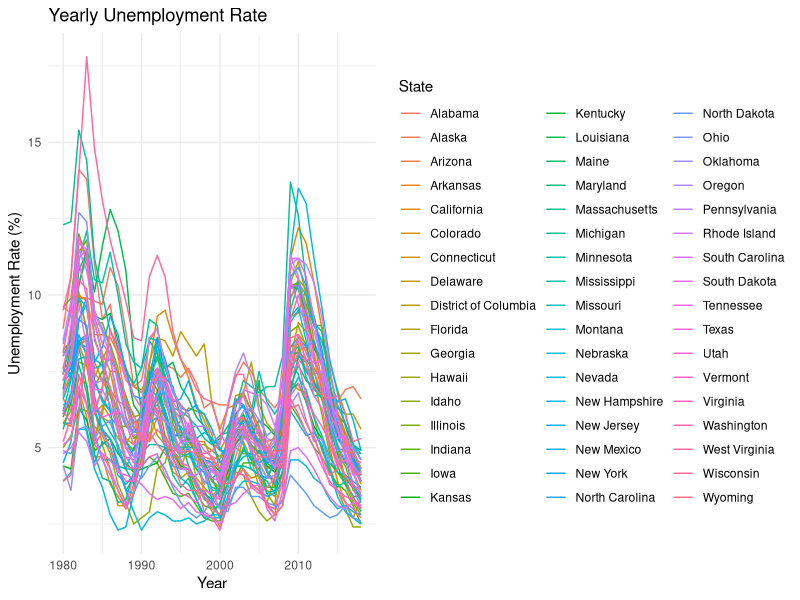
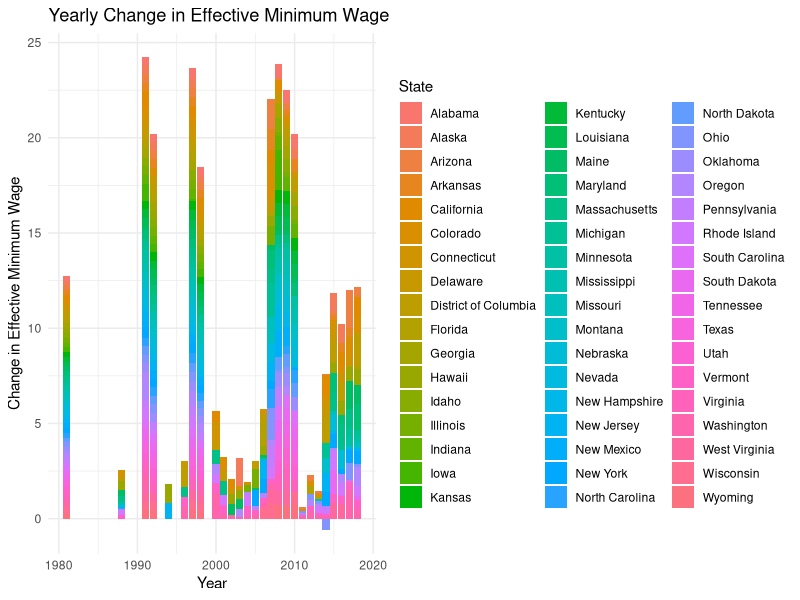
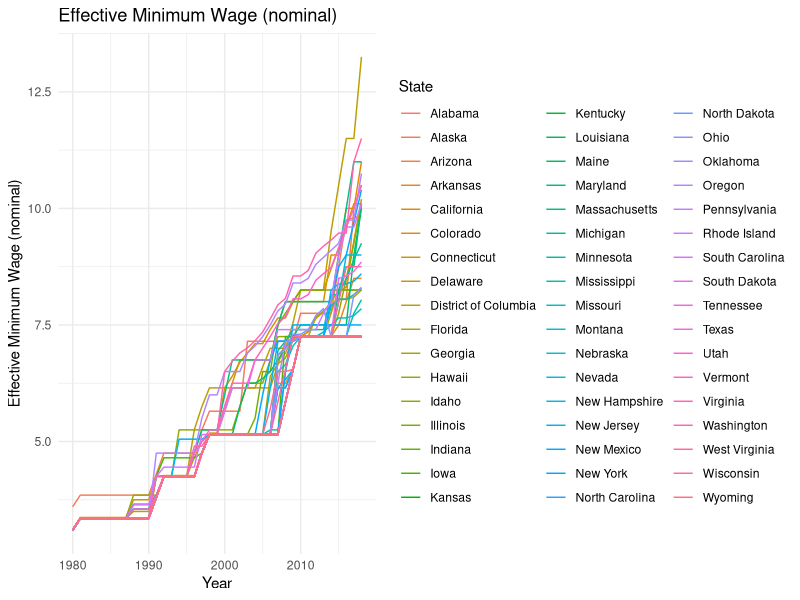
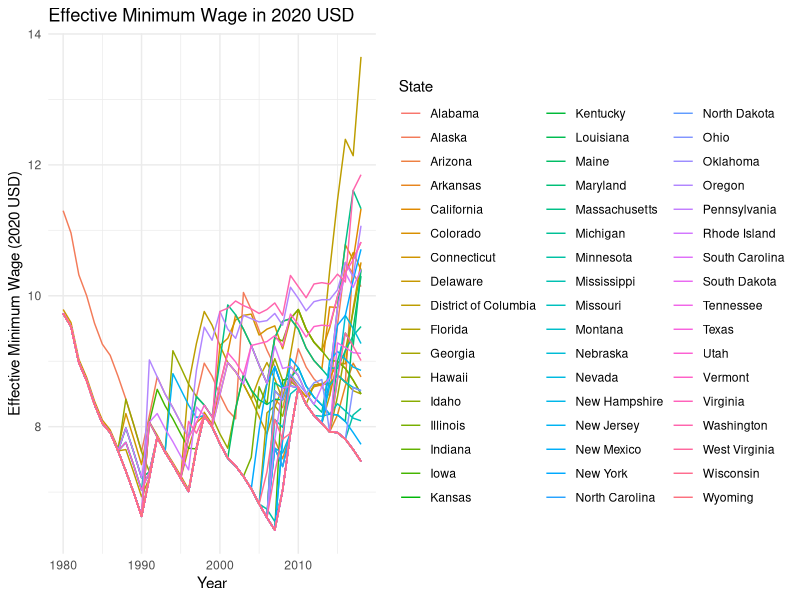
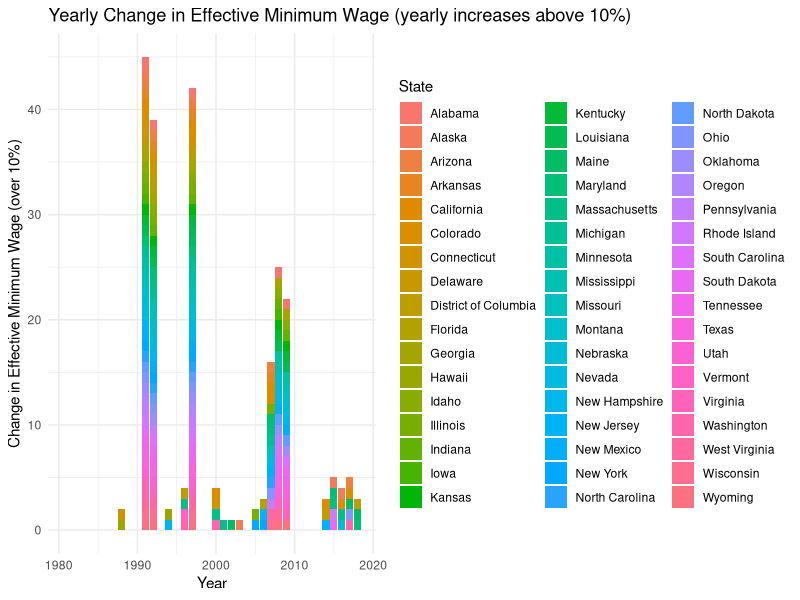

Recreate these plots in R, in order. (Note: this script raises an error after producing the figures.)
# packages used
library(dplyr)
library(ggplot2)
library(plm)
library(readxl)
library(tidyverse)



# Causal Inference and Data Science in Economics


  # Final paper

# Topic of research: Effect of a minimum wage increase on unemployment rate: a Difference-in-Differences approach.

#Chinese Name: 萬瓏棠
#English Name: Valentin CATTEAU
#UID: 111266018
#E-mail: catteauv.pro@gmail.com



    # DATA MANIPULATION & CLEANING 



# Import 2 data sets

setwd("/Users/valentincatteau/Desktop/Education/3. NCCU/2. S2 - Spring 2023/2. Causal Inference and Data Science in Economics/Assignments/Final")

wage <- read.csv("Minimum_Wage_Data.csv")
unemployment <- read_excel("unemployment_data.xls", 1)

# examine data

summary(wage)
summary(unemployment)

# select variables and observations of interest

# Filter observations of interest (drop Guam, US Virgin Islands, Puerto Rico, select 1980-2018)
# Arrange observations by State and year, then add an ID variable to help identify each observation

wage <- wage %>%
  filter(State != "U.S. Virgin Islands" & State != "Guam" & State != "Puerto Rico" & Year > 1979 & Year < 2019) %>%
  arrange(State, Year) %>%
  mutate(ID = row_number())

# select only variables of interests while rearranging the order

wage <- wage %>%
  select(ID, State, Year, Federal.Minimum.Wage, Federal.Minimum.Wage.2020.Dollars, State.Minimum.Wage, State.Minimum.Wage.2020.Dollars, Effective.Minimum.Wage, Effective.Minimum.Wage.2020.Dollars)

# Do the same thing for the unemployment data set

unemployment <- unemployment %>%
  arrange(State, Year) %>%
  mutate(ID = row_number())

unemployment <- unemployment %>% select(ID, State, Year, Unemployment_rate)

# At this stage, I have 2 data sets for my empirical analysis that have now been cleaned.
# I can merge the variable Unemployment_rate from the unemployment data set to the wage data set in new data set called full_data
# This new data set will be the final data set with all variables and observations of interest from both previous data sets

full_data <- wage %>%
  mutate(Unemployment_Rate = unemployment$Unemployment_rate)

# create additional variables for further use in the empirical analysis (state ID, change in unemployment rate, change in minimum wage, both in absolute value and in %)

# state_ID

state_ID_df <- full_data %>%
  distinct(State, .keep_all = FALSE) %>%
  mutate(State_ID = seq_along(State))

full_data <- left_join(state_ID_df, full_data, by = "State")

View(full_data)

# change in effective minimum wage (absolute value and %)
# change in effective minimum wage in 2020 US$ (absolute value and in %)
# change in unemployment rate (absolute value and in %)

# I assign NA values for Year 1980 because it is the first observation, the "base year" for each state

full_data$`Diff_EMW` <- c(NA, diff(full_data$Effective.Minimum.Wage))
full_data$`Diff_EMW`[full_data$Year == 1980] <- NA

full_data$`Diff_EMW_%` <- full_data$`Diff_EMW` / lag(full_data$Effective.Minimum.Wage, default = NA) * 100
full_data$`Diff_EMW_%` <- round(full_data$`Diff_EMW_%`, 2)

full_data$`Diff_EMW_2020_USD` <- c(NA, diff(full_data$Effective.Minimum.Wage.2020.Dollars))
full_data$`Diff_EMW_2020_USD`[full_data$Year == 1980] <- NA

full_data$`Diff_EMW_2020_USD_%` <- full_data$`Diff_EMW_2020_USD` / lag(full_data$Effective.Minimum.Wage.2020.Dollars, default = NA) * 100
full_data$`Diff_EMW_2020_USD_%` <- round(full_data$`Diff_EMW_2020_USD_%`, 2)

full_data$`Diff_Unemployment_Rate` <- c(NA, diff(full_data$Unemployment_Rate))
full_data$`Diff_Unemployment_Rate`[full_data$Year == 1980] <- NA

full_data$`Diff_Unemployment_Rate_%` <- full_data$`Diff_Unemployment_Rate` / lag(full_data$Unemployment_Rate, default = NA) * 100
full_data$`Diff_Unemployment_Rate_%` <- round(full_data$`Diff_Unemployment_Rate_%`, 2)

# reorder variables

full_data <- full_data %>%
  select(ID, State_ID, State, Year, Effective.Minimum.Wage, Diff_EMW, `Diff_EMW_%`, Effective.Minimum.Wage.2020.Dollars, Diff_EMW_2020_USD, `Diff_EMW_2020_USD_%`, Unemployment_Rate, Diff_Unemployment_Rate, `Diff_Unemployment_Rate_%`)



    # DATA VISUALIZATION



# summary statistics of data set and variables of interest (unemployment rate over time, minimum wage overtime, change in effective minimum wage)




# plot basic distribution of data set (bar plot, line plot)

#average of unemployment and Effective minimum wage, interquartile, outliers?

# line plot of all 50 states' (+ D.C.) unemployment rate

ggplot(full_data, aes(x = Year, y = Unemployment_Rate, group = State, color = State)) +
  geom_line() +
  labs(title = "Yearly Unemployment Rate",
       x = "Year",
       y = "Unemployment Rate (%)") +
  theme_minimal()

# bar plot of all 50 states' (+D.C.) change in effective minimum wage

ggplot(full_data, aes(x = Year, y = Diff_EMW, fill = State)) +
  geom_bar(stat = "identity") +
  labs(title = "Yearly Change in Effective Minimum Wage",
       x = "Year",
       y = "Change in Effective Minimum Wage") +
  theme_minimal()

# line plot of all 50 states' (+ D.C.) Effective Minimum Wage (nominal)

ggplot(full_data, aes(x = Year, y = Effective.Minimum.Wage, group = State, color = State)) +
  geom_line() +
  labs(title = "Effective Minimum Wage (nominal)",
       x = "Year",
       y = "Effective Minimum Wage (nominal)") +
  theme_minimal()

# line plot of all 50 states' (+ D.C.) Effective Minimum Wage in 2020 USD

ggplot(full_data, aes(x = Year, y = Effective.Minimum.Wage.2020.Dollars, group = State, color = State)) +
  geom_line() +
  labs(title = "Effective Minimum Wage in 2020 USD",
       x = "Year",
       y = "Effective Minimum Wage (2020 USD)") +
  theme_minimal()


    # LINEAR REGRESSION

# relationship between difference in effective minimum wage and unemployment rate

regression <- lm(Unemployment_Rate~Diff_EMW, data = full_data)
regression

summary(regression)

# relationship between change in effective minimum wage and demographics-specific unemployment rate





    # DiD DESIGN

# create a dummy variable with rules "increase in minimum wage (in %) < 10 = 0" and "increase in minimum wage (in %) >= 10 = 1"

full_data$dummy_increase <- ifelse(full_data$'Diff_EMW_%' < 10, 0, 1)

# bar plot of all 50 states' (+D.C.) change in effective minimum wage above 10%

ggplot(full_data, aes(x = Year, y = dummy_increase, fill = State)) +
  geom_bar(stat = "identity") +
  labs(title = "Yearly Change in Effective Minimum Wage (yearly increases above 10%)",
       x = "Year",
       y = "Change in Effective Minimum Wage (over 10%)") +
  theme_minimal()

# create new data sets for states-pairing

GA_SC <- filter(full_data, State %in% c("Georgia", "South Carolina"))
AL_MS <- filter(full_data, State %in% c("Alabama", "Mississippi"))
KY_TN <- filter(full_data, State %in% c("Kentucky", "Tennessee"))
OR_WA <- filter(full_data, State %in% c("Oregon", "Washington"))
MA_RI <- filter(full_data, State %in% c("Massachusetts", "Rhode Island"))
NC_SC <- filter(full_data, State %in% c("North Carolina", "South Carolina"))
MN_WI <- filter(full_data, State %in% c("Minnesota", "Wisconsin"))
IN_OH <- filter(full_data, State %in% c("Indiana", "Ohio"))
AL_TN <- filter(full_data, State %in% c("Alabama", "Tennessee"))


# use dummy to 



# import demographics-specific unemployment data & merge to existing data set


# run regression for each pairing for overall unemployment rate + different demographics groups






model <- lm(Unemployment_Rate, data = full_data)
tidy(model)
